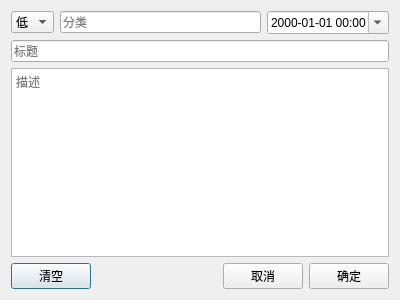
<?xml version="1.0" encoding="UTF-8"?>
<ui version="4.0">
 <class>TodoCreateDialog</class>
 <widget class="QDialog" name="TodoCreateDialog">
  <property name="geometry">
   <rect>
    <x>0</x>
    <y>0</y>
    <width>400</width>
    <height>300</height>
   </rect>
  </property>
  <property name="windowTitle">
   <string>创建待办事项</string>
  </property>
  <layout class="QVBoxLayout" name="verticalLayout">
   <item>
    <layout class="QHBoxLayout" name="horizontalLayout">
     <item>
      <widget class="QComboBox" name="priorityInput">
       <item>
        <property name="text">
         <string>低</string>
        </property>
       </item>
       <item>
        <property name="text">
         <string>中</string>
        </property>
       </item>
       <item>
        <property name="text">
         <string>高</string>
        </property>
       </item>
      </widget>
     </item>
     <item>
      <widget class="QLineEdit" name="categoryInput">
       <property name="placeholderText">
        <string>分类</string>
       </property>
      </widget>
     </item>
     <item>
      <widget class="QDateTimeEdit" name="deadlineInput">
       <property name="displayFormat">
        <string>yyyy-MM-dd HH:mm</string>
       </property>
       <property name="calendarPopup">
        <bool>true</bool>
       </property>
      </widget>
     </item>
    </layout>
   </item>
   <item>
    <widget class="QLineEdit" name="titleInput">
     <property name="placeholderText">
      <string>标题</string>
     </property>
    </widget>
   </item>
   <item>
    <widget class="QTextEdit" name="descriptionInput">
     <property name="placeholderText">
      <string>描述</string>
     </property>
    </widget>
   </item>
   <item>
    <layout class="QHBoxLayout" name="buttonLayout">
     <item>
      <widget class="QPushButton" name="clearButton">
       <property name="text">
        <string>清空</string>
       </property>
      </widget>
     </item>
     <item>
      <spacer name="horizontalSpacer">
       <property name="orientation">
        <enum>Qt::Orientation::Horizontal</enum>
       </property>
       <property name="sizeHint" stdset="0">
        <size>
         <width>40</width>
         <height>20</height>
        </size>
       </property>
      </spacer>
     </item>
     <item>
      <widget class="QPushButton" name="cancelButton">
       <property name="text">
        <string>取消</string>
       </property>
      </widget>
     </item>
     <item>
      <widget class="QPushButton" name="okButton">
       <property name="text">
        <string>确定</string>
       </property>
      </widget>
     </item>
    </layout>
   </item>
  </layout>
 </widget>
 <resources/>
 <connections/>
</ui>
